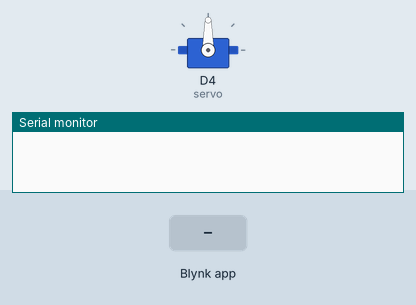
A sketch run on a simulated ESP8266 (NodeMCU). Parts: servo, the last lines printed to the serial monitor. The inputs (shaded band) are chosen by the test bench. WiFi joins after 1.5 s; servers stay silent unless stated.

Above: at 3.0 s.
3.1 s: Blynk app writes 1 to V0
At 3.8 s:
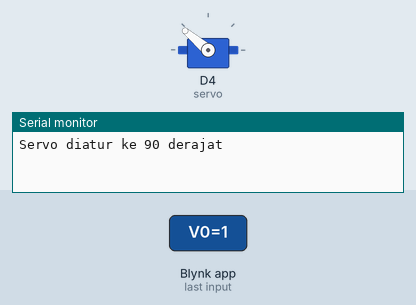
4.6 s: Blynk app writes 0 to V0
At 4.9 s:
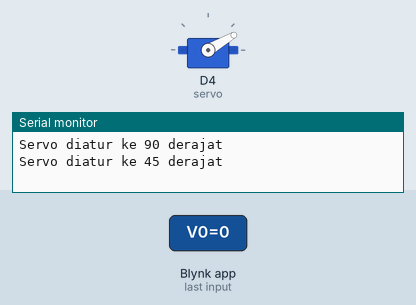
6.1 s: Blynk app writes 200 to V0
At 7.3 s:
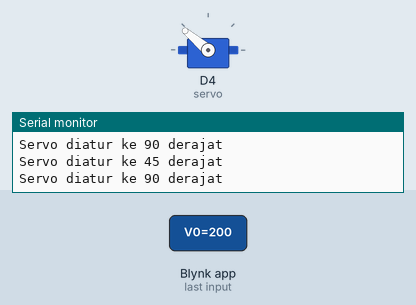
Timing chart, 0 to 9.1 s (numbered marks = the images above; inputs shaded):
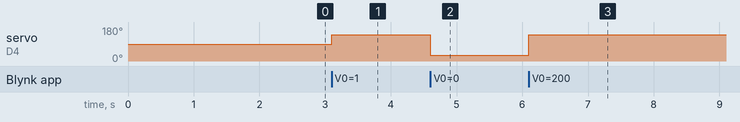

Measured:
- after the input at 3.1 s, servo on D4 (servo): 90° → 140° at once
- after the input at 4.6 s, servo on D4 (servo): 140° → 30° at once
- after the input at 6.1 s, servo on D4 (servo): 30° → 140° at once

The sketch:

Servo.ino
```cpp
#define BLYNK_PRINT Serial
#include <ESP8266WiFi.h>
#include <BlynkSimpleEsp8266.h>
#include <Servo.h>

Servo servo;

char auth[] = "i1sCURNZe1q-MV3RPDuRUqO8M22_fRLH"; //  your auth code
char ssid[] = "DFD_Sby";  // ssid name
char pass[] = "D3lta12345"; // ssid password


void setup()
{
  Serial.begin(9600);
  servo.attach(D4);
  Blynk.begin(auth, ssid, pass);
 }
 void loop()
{
  Blynk.run();
}

BLYNK_WRITE(V0)
{
int value = param.asInt();  // Membaca nilai dari Blynk (0 atau 1)

  if (value == 0) {
    servo.write(30);  // Jika nilai 0, servo ke 45 derajat
    Serial.println("Servo diatur ke 45 derajat");
  } else {
    servo.write(140);  // Jika nilai 1, servo ke 90 derajat
    Serial.println("Servo diatur ke 90 derajat");
  }
}
```
